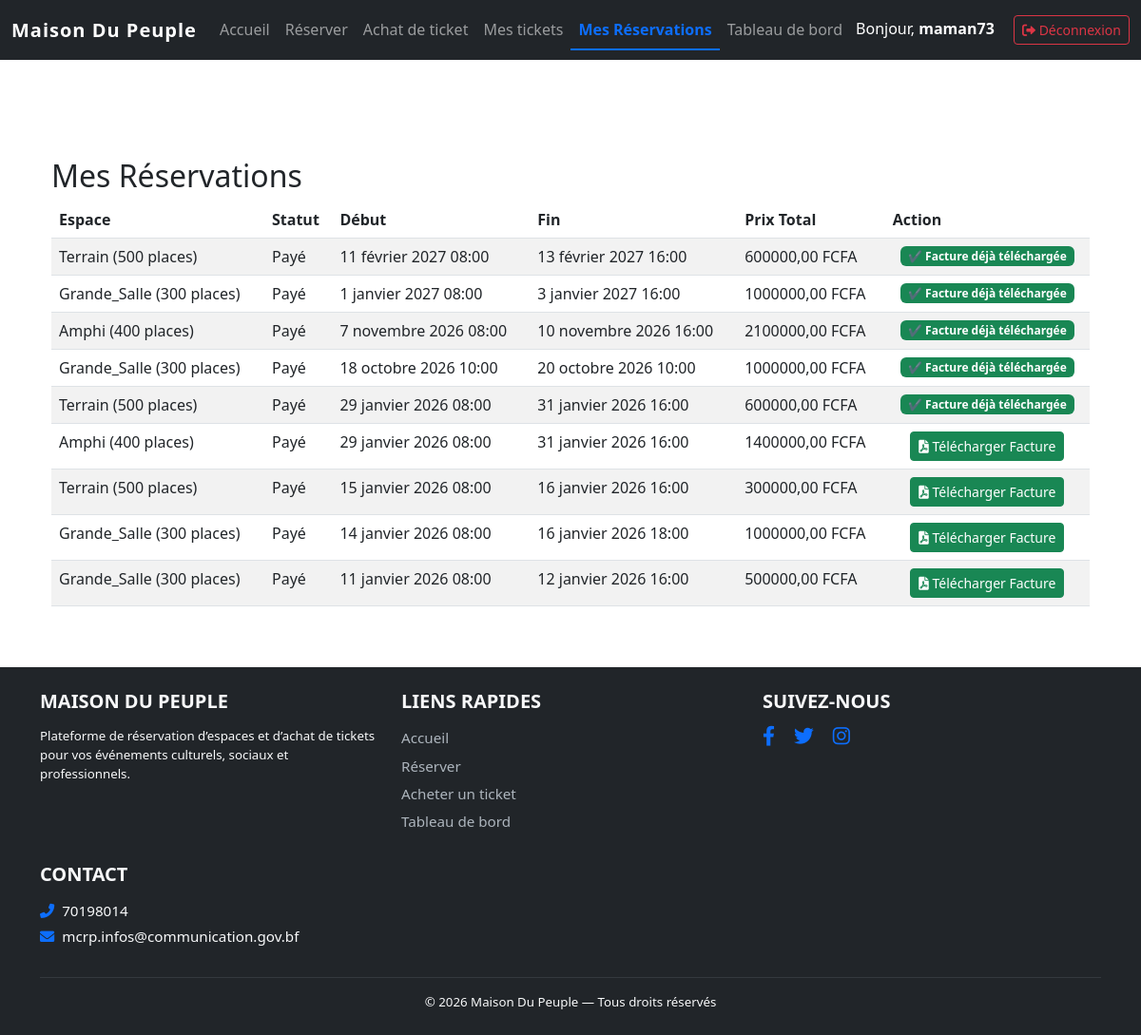
Page /mes-reservations/ (signed in) on the committed database.
### maison/models.py (models this page shows, shortened)
class Client(AbstractUser):
    phone = models.CharField(max_length=15, blank=True, null=True)
    email = models.EmailField(unique=True)
    nom = models.CharField(max_length=100)
    prenom = models.CharField(max_length=50)
    username = models.CharField(max_length=150, unique=True, db_column='user_name')
    is_staff = models.BooleanField(default=False)
    is_active = models.BooleanField(default=True)
    objects = UserManager()
    REQUIRED_FIELDS = ['email'] # Assurez-vous que 'telephone' n'y est pas s'il n'existe pas

class Reservation(models.Model):
    STATUT_CHOICES = [
        ('attente', 'En attente'),
        ('confirme', 'Confirmé'),
        ('paye', 'Payé'),
        ('annule', 'Annulé'),
    ]
    client = models.ForeignKey(Client, on_delete=models.CASCADE)
    espace = models.ForeignKey(Espace, on_delete=models.CASCADE)
    date_debut = models.DateTimeField()
    date_fin = models.DateTimeField()
    statut = models.CharField(max_length=10, choices=STATUT_CHOICES, default='attente')
    montant_total = models.DecimalField(max_digits=10, decimal_places=2, null=True, blank=True)
    facture_telechargee = models.BooleanField(default=False)

class Espace(models.Model):
    nom = models.CharField(max_length=100)
    capacite = models.PositiveIntegerField(help_text="Nombre maximum de personnes")
    prix_journalier = models.DecimalField(max_digits=10, decimal_places=2)
    est_disponible = models.BooleanField(default=True)
    def __str__(self):
        return f"{self.nom} ({self.capacite} places)"

### maison/views.py (the view)
# urls.py: path('mes-reservations/', views.liste_reservations, name='liste_reservations'),
@login_required
def liste_reservations(request):
    mes_reservations = models.Reservation.objects.filter(client=request.user).order_by('-date_debut')
    return render(request, 'reservations/liste_reservations.html', {
        'reservations': mes_reservations
    })

### templates/reservations/liste_reservations.html (shortened to what this page needs)
{% extends "base.html" %}
{% block contenu %}
<div class="container mt-4">
    <h2>Mes Réservations</h2>
    <table class="table table-striped">
        <thead>
            <tr>
                <th>Espace</th>
                <th>Statut</th>
                <th>Début</th>
                <th>Fin</th>
                <th>Prix Total</th>
                <th>Action</th>
            </tr>
        </thead>
        <tbody>
        {% for res in reservations %}
            <tr>
                <td>{{ res.espace }}</td>
                <td>{{ res.get_statut_display }}</td>
                <td>{{ res.date_debut }}</td>
                <td>{{ res.date_fin }}</td>
                <td>{{ res.montant_total }} FCFA</td>
                <td class="text-center">
                    {% if res.statut == 'paye' %}
                        {% if res.facture_telechargee %}
                            <span class="badge bg-success">
                                ✔ Facture déjà téléchargée
                            </span>
                        {% else %}
                            <a href="{% url 'generer_facture_pdf' res.id %}"
                                class="btn btn-success btn-sm">
                                <i class="fas fa-file-pdf"></i> Télécharger Facture
                            </a>
                        {% endif %}
                    {% elif res.statut == 'confirme' %}
                        <a href="{% url 'payer_reservation' res.id %}"
                        class="btn btn-primary btn-sm">
                            Payer
                        </a>
                    {% else %}
                        <span class="badge bg-secondary">
                            En attente
                        </span>
                    {% endif %}
                </td>
            </tr>
        {% empty %}
            <tr>
                <td colspan="6" class="text-center text-muted">
                    Vous n'avez pas encore effectué de réservation.
                </td>
            </tr>
        {% endfor %}
        </tbody>
    </table>
{% endblock %}

### templates/base.html (shortened to what this page needs)
{% load static %}
<link rel="stylesheet" href="{% static 'css/style.css' %}">
<link rel="stylesheet" href="{% static 'css/evenements.css' %}">
<!DOCTYPE html>
<html lang="fr">
<head>
    <link href="https://cdn.jsdelivr.net/npm/bootstrap@5.3.0/dist/css/bootstrap.min.css" rel="stylesheet">
    <link rel="stylesheet" href="https://cdnjs.cloudflare.com/ajax/libs/font-awesome/6.0.0/css/all.min.css">
</head>
<body>
<header>
    <nav class="navbar navbar-expand-lg navbar-dark bg-dark fixed-top">
        <div class="container-fluid">
            <a class="navbar-brand" href="{% url 'index' %}">Maison Du Peuple</a>
            <div class="collapse navbar-collapse" id="navbarNav">
               <ul class="navbar-nav me-auto">
                   <li class="nav-item">
                        <a class="nav-link {% if request.resolver_match.url_name == 'index' %}active{% endif %}" href="{% url 'index' %}">
                            Accueil
                        </a>
                    </li>
                    {% if user.is_authenticated %}
                    <li class="nav-item">
                        <a class="nav-link {% if request.resolver_match.url_name == 'reservation' %}active{% endif %}" href="{% url 'reservation' %}">
                            Réserver
                        </a>
                    </li>
                    <li class="nav-item">
                        <a class="nav-link {% if request.resolver_match.url_name == 'evenements' %}active{% endif %}" href="{% url 'evenements' %}">
                            Achat de ticket
                        </a>
                    </li>
                    <li class="nav-item">
                        <a class="nav-link {% if request.resolver_match.url_name == 'liste_ticket' %}active{% endif %}"
                            href="{% url 'liste_ticket' %}">
                                Mes tickets
                        </a>
                    </li>
                    <li class="nav-item">
                        <a class="nav-link {% if request.resolver_match.url_name == 'liste_reservations' %}active{% endif %}" href="{% url 'liste_reservations' %}">
                            Mes Réservations
                        </a>
                    </li>
                    <li class="nav-item">
                        <a class="nav-link {% if request.resolver_match.url_name == 'tableau_bord_client' %}active{% endif %}" href="{% url 'tableau_bord_client' %}">
                            Tableau de bord
                        </a>
                    </li>
                    {% endif %}
                </ul>
                <div class="navbar-text">
                    {% if user.is_authenticated %}
                        <span class="text-white me-3">Bonjour, <strong>{{ user.username }}</strong></span>
                        <form action="{% url 'deconnexion' %}" method="post" style="display: inline;">
                            <button type="submit" class="btn btn-outline-danger btn-sm">
                                <i class="fas fa-sign-out-alt"></i> Déconnexion
                            </button>
                        </form>
                    {% else %}
                        <a href="{% url 'connexion' %}" class="btn btn-outline-light btn-sm">Connexion</a>
                    {% endif %}
                </div>
            </div>
        </div>
    </nav>
</header>
<main class="container mt-5 pt-4">
    {% block contenu %}
    {% endblock %}
</main>
<footer class="footer bg-dark text-light mt-5">
    <div class="container py-4">
        <div class="row">
            <div class="col-md-4 mb-3">
                <h5 class="text-uppercase">Maison Du Peuple</h5>
                <p class="small">
                    Plateforme de réservation d’espaces et d’achat de tickets
                    pour vos événements culturels, sociaux et professionnels.
                </p>
            </div>
            <div class="col-md-4 mb-3">
                <h5 class="text-uppercase">Liens rapides</h5>
                <ul class="list-unstyled">
                    <li><a href="{% url 'index' %}" class="footer-link">Accueil</a></li>
                    {% if user.is_authenticated %}
                        <li><a href="{% url 'reservation' %}" class="footer-link">Réserver</a></li>
                        <li><a href="{% url 'evenements' %}" class="footer-link">Acheter un ticket</a></li>
                        <li><a href="{% url 'tableau_bord_client' %}" class="footer-link">Tableau de bord</a></li>
                    {% else %}
                        <li><a href="{% url 'connexion' %}" class="footer-link">Connexion</a></li>
                    {% endif %}
                </ul>
            </div>
            <div class="col-md-4 mb-3">
                <h5 class="text-uppercase">Suivez-nous</h5>
                <a href="#" class="footer-social me-3"><i class="fab fa-facebook-f"></i></a>
                <a href="#" class="footer-social me-3"><i class="fab fa-twitter"></i></a>
                <a href="#" class="footer-social"><i class="fab fa-instagram"></i></a>
            </div>
            <div class="col-md-4 mb-3">
                <h5 class="text-uppercase">Contact</h5>
                <p class="mb-1">
                    <i class="fas fa-phone-alt me-2"></i>70198014
                </p>
                <p class="mb-0">
                    <i class="fas fa-envelope me-2"></i>mcrp.infos@communication.gov.bf
                </p>
            </div>
        </div>
        <hr class="border-secondary">
        <div class="text-center small">
            © {{ now|default:2026 }} Maison Du Peuple — Tous droits réservés
        </div>
    </div>
</footer>
</body>
</html>

### maison/static/css/style.css (style rules this page uses)
body { background-color: #f8f9fa; padding-top: 70px; }
.navbar-brand { font-weight: bold; letter-spacing: 1px; }
.footer { font-size: 0.95rem; }
.footer h5 { font-weight: 600; margin-bottom: 1rem; }
.footer-link { color: #adb5bd; text-decoration: none; display: block; margin-bottom: 0.4rem; transition: color 0.2s ease; }
.footer-social { color: #adb5bd; font-size: 1.3rem; transition: color 0.2s ease; }
html, body { height: 100%; }
body { display: flex; flex-direction: column; }
main { flex: 1; }
footer { position: relative; }
.footer h5 { font-weight: 600; margin-bottom: 15px; }
.footer i { color: #0d6efd; }
.navbar .nav-link.active { color: #0d6efd !important; font-weight: 600; border-bottom: 2px solid #0d6efd; }

### rows in the picture
Client: username "maman73"
Reservation: espace "Terrain (500 places)", statut "Payé", date_debut "11 février 2027 08:00", date_fin "13 février 2027 16:00", montant_total "600000,00", facture_telechargee "✔ Facture déjà téléchargée"
Reservation: espace "Grande_Salle (300 places)", statut "Payé", date_debut "1 janvier 2027 08:00", date_fin "3 janvier 2027 16:00", montant_total "1000000,00", facture_telechargee "✔ Facture déjà téléchargée"
Reservation: espace "Amphi (400 places)", statut "Payé", date_debut "7 novembre 2026 08:00", date_fin "10 novembre 2026 16:00", montant_total "2100000,00", facture_telechargee "✔ Facture déjà téléchargée"
Reservation: espace "Grande_Salle (300 places)", statut "Payé", date_debut "18 octobre 2026 10:00", date_fin "20 octobre 2026 10:00", montant_total "1000000,00", facture_telechargee "✔ Facture déjà téléchargée"
Reservation: espace "Terrain (500 places)", statut "Payé", date_debut "29 janvier 2026 08:00", date_fin "31 janvier 2026 16:00", montant_total "600000,00", facture_telechargee "✔ Facture déjà téléchargée"
Reservation: espace "Amphi (400 places)", statut "Payé", date_debut "29 janvier 2026 08:00", date_fin "31 janvier 2026 16:00", montant_total "1400000,00", facture_telechargee False (drawn)
Reservation: espace "Terrain (500 places)", statut "Payé", date_debut "15 janvier 2026 08:00", date_fin "16 janvier 2026 16:00", montant_total "300000,00", facture_telechargee False (drawn)
Reservation: espace "Grande_Salle (300 places)", statut "Payé", date_debut "14 janvier 2026 08:00", date_fin "16 janvier 2026 18:00", montant_total "1000000,00", facture_telechargee False (drawn)
Reservation: espace "Grande_Salle (300 places)", statut "Payé", date_debut "11 janvier 2026 08:00", date_fin "12 janvier 2026 16:00", montant_total "500000,00", facture_telechargee False (drawn)

### other values in the picture
{{ now|default:2026 }} "2026"
